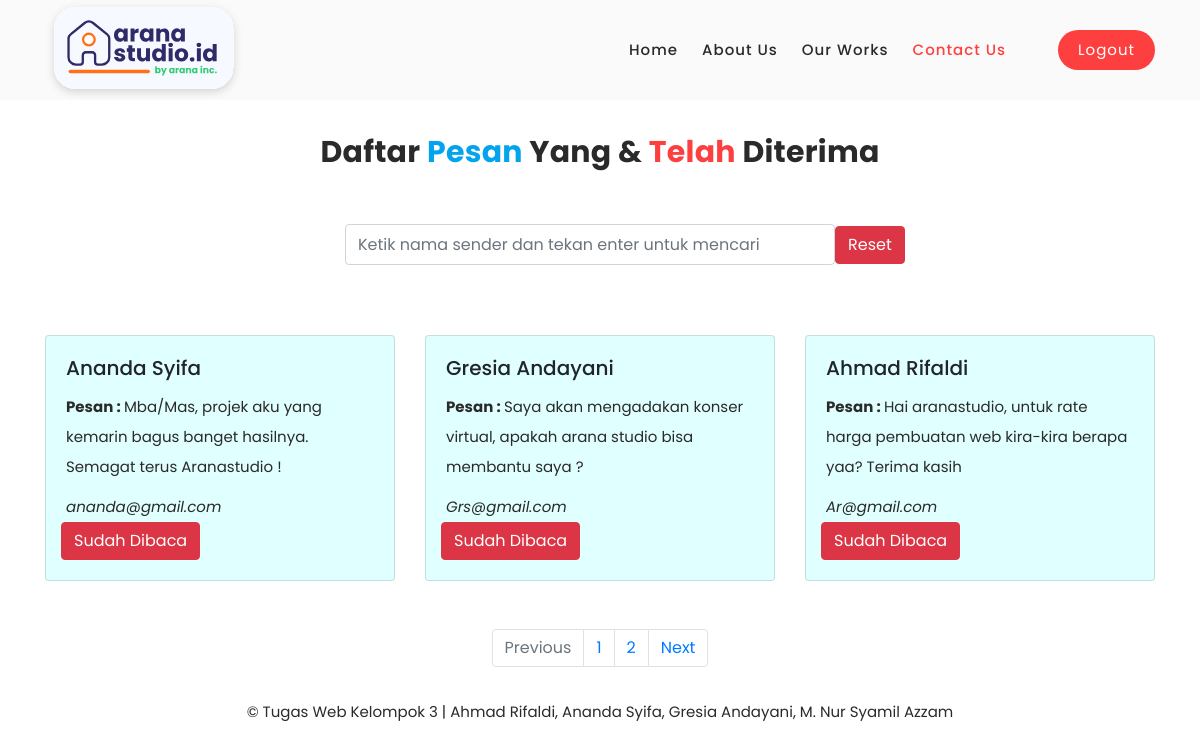
Screenshot of /a-contactus.php (signed in) with the database file from the repository.
### tables this page shows
CREATE TABLE `contact` (
  `id` int(11) NOT NULL,
  `nama` varchar(225) NOT NULL,
  `email` varchar(225) NOT NULL,
  `message` varchar(225) NOT NULL
);

### a-contactus.php (the view, shortened to what this page needs)
<!DOCTYPE html>
<html lang="en">
  <head>
<link rel="stylesheet" href="https://maxcdn.bootstrapcdn.com/bootstrap/4.0.0/css/bootstrap.min.css">
    <link href="vendor/bootstrap/css/bootstrap.min.css" rel="stylesheet">
    <link rel="stylesheet" href="assets/css/fontawesome.css">
    <link rel="stylesheet" href="assets/css/templatemo-space-dynamic.css">
    <link rel="stylesheet" href="assets/css/animated.css">
    <link rel="stylesheet" href="assets/css/owl.css">
     <link href ="http://codepen.io/vaibhavsingh97/full/VjRAXW" rel="stylesheet">
  </head>
<body>
  <header class="header-area header-sticky wow slideInDown" data-wow-duration="0.75s" data-wow-delay="0s">
    <div class="container">
      <div class="row">
        <div class="col-12">
          <nav class="main-nav">
            <a href="index.html" class="logo">
              <img src="assets/images/logo.svg" alt="team meeting">
            </a>
            <ul class="nav">
              <li class="scroll-to-section"><a href=index2.php>Home</a></li>
              <li class="scroll-to-section"><a href=index2.php#services >About Us</a></li>
              <li class="scroll-to-section"><a href=our-work.php>Our Works</a></li>
              <li class="scroll-to-section"><a href=a-contactus.php class="active">Contact Us</a></li>
              <li class="scroll-to-section"><div class="main-red-button"><a href="logout.php">Logout</a></div></li>
            </ul>
          </nav>
        </div>
      </div>
    </div>
  </header>
<div style="margin-top: 130px;" class="section-heading">
   <center><h2>Daftar <em> Pesan</em> Yang &amp; <span>Telah</span> Diterima</h2></center>
</div>
    <div class="container">
       <center>
           <form class="form-inline" >
             <div style="margin-top: 50px;margin-left: 300px;" class="form-group" >
              <input type="text" class="form-control" style="width:490px; height: 41px;"  id="KataKunci" name="KataKunci" placeholder="Ketik nama sender dan tekan enter untuk mencari" required="" value="<?php if (isset($_GET['KataKunci']))  echo $_GET['KataKunci']; ?>">
              <a href="a-contactus.php" class="btn btn-danger">Reset</a>
             </div>
          </form>  </center>
    <div class="row">
  <?php
        include "koneksi.php";
        $page = (isset($_GET['page']))? (int) $_GET['page'] :1;
        $kolomKataKunci=(isset($_GET['KataKunci']))? $_GET['KataKunci'] : "";
        $limit = 3;
        $limitStart = ($page - 1) * $limit;
        if($kolomKataKunci==""){
          $SqlQuery = mysqli_query($koneksi, "select * from contact limit $limitStart, $limit");
        }else{
          $SqlQuery = mysqli_query($koneksi, "select * from contact where nama like '%$kolomKataKunci%' limit $limitStart, $limit");
        }
        while($row = mysqli_fetch_array($SqlQuery)){
          ?>
        <div class="col justify-content-center d-flex">
          <div class="card" style="background-color: #E0FFFF;margin-top: 70px;width: 350px;">
              <div class="card-body">
                    <h5 class="card-title"><?php echo $row['nama'] ?></h5>
                      <p style="height: 100px;overflow: hidden; text-overflow: ellipsis;display: -webkit-box;-webkit-line-clamp: 4;line-clamp: 2; -webkit-box-orient: vertical;"class="card-text"><b>Pesan   : </b><?php echo $row['message'] ?></p>
                     <p class="card-text"><i> <?php echo $row['email'] ?></i></p>
                        <a style="margin-left: -5px; " class="btn btn-danger" href="hapusc.php?id=<?php echo $row ['id']; ?>">Sudah Dibaca</a>
                            </div>
                        </div>
                    </div>
      <?php
    }
    ?>
   </div>
    <div class="row mt-5">
        <div class="col">
            <nav aria-label="Page navigation example">
              <ul class="pagination justify-content-center">
      <?php
        if($page == 1){
      ?>
       <li class="page-item disabled">
        <span class="page-link">Previous</span>
        </li>
      <?php
        }
      ?>
      <?php
        if($kolomKataKunci==""){
          $SqlQuery = mysqli_query($koneksi, "SELECT * FROM contact");
        }else{
          $SqlQuery = mysqli_query($koneksi, "SELECT * FROM contact WHERE nama LIKE '%$kolomKataKunci%'");
        }
        $JumlahData = mysqli_num_rows($SqlQuery);
        $jumlahPage = ceil($JumlahData / $limit);
        $jumlahNumber = 1;
        $startNumber = ($page > $jumlahNumber)? $page - $jumlahNumber : 1;
        $endNumber = ($page < ($jumlahPage - $jumlahNumber))? $page + $jumlahNumber : $jumlahPage;
        for($i = $startNumber; $i <= $endNumber; $i++){
          $linkActive = ($page == $i)? ' class="active"' : '';
          if($kolomKataKunci==""){
      ?>
          <li class="page-item" <?php echo $linkActive; ?>><a class="page-link" href="a-contactus.php?page=<?php echo $i; ?>"><?php echo $i; ?></a></li>
      <?php
        }else{
          ?>
          <li class="page-item" <?php echo $linkActive; ?>><a class="page-link" href="a-contactus.php?Kolom=<?php echo nama?>&KataKunci=<?php echo $kolomKataKunci;?>&page=<?php echo $i; ?>"><?php echo $i; ?></a></li>
          <?php
        }
      }
      ?>
      <?php
       if($page == $jumlahPage){
      ?>
        <li class="page-item disabled">
                <span class="page-link">Next</span>
                </li>
      <?php
      }
      else{
        $linkNext = ($page < $jumlahPage)? $page + 1 : $jumlahPage;
       if($kolomKataKunci==""){
          ?>
            <li class="page-item"><a class="page-link" href="a-contactus.php?page=<?php echo $linkNext; ?>">Next</a></li>
       <?php
          }else{
        ?>
           <li class="page-item"><a class="page-link" href="a-contactus.php?Kolom=<?php echo nama;?>&KataKunci=<?php echo $kolomKataKunci;?>&page=<?php echo $linkNext; ?>">Next</a></li>
      <?php
        }
      }
      ?>
    </ul>
  </div>
</div>
</body>
  <footer>
    <div class="container">
      <div class="row">
        <div class="col-lg-12 wow fadeIn" data-wow-duration="1s" data-wow-delay="0.25s">
          <p>© Tugas Web Kelompok 3 | Ahmad Rifaldi, Ananda Syifa, Gresia Andayani, M. Nur Syamil Azzam</p>
        </div>
      </div>
    </div>
  </footer>
</body>
</html>

### assets/css/templatemo-space-dynamic.css (style rules this page uses)
html, body, div, span, applet, object, iframe, h1, h2, h3, h4, h5, h6, p, blockquote, div pre, a, abbr, acronym, address, big, cite, code, del, dfn, em, font, img, ins, kbd, q, s, samp, small, strike, strong, sub, sup, tt, var, b, u, i, center, dl, dt, dd, ol, ul, li, figure, header, nav, section, article, aside, footer, figcaption { margin: 0; padding: 0; border: 0; outline: 0; }
ul, li { padding: 0; margin: 0; list-style: none; }
header, nav, section, article, aside, footer, hgroup { display: block; }
* { box-sizing: border-box; }
html, body { font-family: 'Poppins', sans-serif; font-weight: 400; background-color: #fff; -ms-text-size-adjust: 100%; -webkit-font-smoothing: antialiased; -moz-osx-font-smoothing: grayscale; }
a { text-decoration: none !important; }
h1, h2, h3, h4, h5, h6 { margin-top: 0px; margin-bottom: 0px; }
ul { margin-bottom: 0px; }
p { font-size: 15px; line-height: 30px; color: #2a2a2a; }
img { width: 100%; overflow: hidden; }
html, body { background: #fff; font-family: 'Poppins', sans-serif; }
.section-heading h2 { font-size: 30px; text-transform: capitalize; color: #2a2a2a; font-weight: 700; letter-spacing: 0.25px; position: relative; z-index: 2; line-height: 44px; }
.section-heading h2 em { font-style: normal; color: #03a4ed; }
.section-heading h2 span { color: #fe3f40; }
.main-red-button a { display: inline-block; background-color: #fe3f40; font-size: 15px; font-weight: 400; color: #fff; text-transform: capitalize; padding: 12px 25px; border-radius: 23px; letter-spacing: 0.25px; }
.header-area { background-color: #fafafa; position: absolute; top: 0px; left: 0px; right: 0px; z-index: 100; height: 100px; -webkit-transition: all .5s ease 0s; -moz-transition: all .5s ease 0s; -o-transition: all .5s ease 0s; transition: all .5s ease 0s; }
.header-area .main-nav { min-height: 80px; background: transparent; }
.header-area .main-nav .logo { line-height: 100px; color: #fff; font-size: 24px; font-weight: 700; text-transform: uppercase; letter-spacing: 2px; float: left; -webkit-transition: all 0.3s ease 0s; -moz-transition: all 0.3s ease 0s; -o-transition: all 0.3s ease 0s; transition: all 0.3s ease 0s; }
.header-area .main-nav .nav { float: right; margin-top: 30px; margin-right: 0px; background-color: transparent; -webkit-transition: all 0.3s ease 0s; -moz-transition: all 0.3s ease 0s; -o-transition: all 0.3s ease 0s; transition: all 0.3s ease 0s; position: relative; z-index: 999; }
.header-area .main-nav .nav li { padding-left: 20px; padding-right: 20px; }
.header-area .main-nav .nav li:last-child { padding-right: 0px; padding-left: 40px; }
.header-area .main-nav .nav li:last-child a , .background-header .main-nav .nav li:last-child a { color: #fff !important; padding: 0px 20px; font-weight: 400; }
.header-area .main-nav .nav li a { display: block; font-weight: 500; font-size: 15px; color: #2a2a2a; text-transform: capitalize; -webkit-transition: all 0.3s ease 0s; -moz-transition: all 0.3s ease 0s; -o-transition: all 0.3s ease 0s; transition: all 0.3s ease 0s; height: 40px; line-height: 40px; border: transparent; letter-spacing: 1px; }
.header-area .main-nav .nav li a { color: #2a2a2a; }
.header-area .main-nav .nav li:hover a, .header-area .main-nav .nav li a.active { color: #fe3f40!important; }
.header-area.header-sticky { min-height: 80px; }
.header-area .nav { margin-top: 30px; }
.header-area.header-sticky .nav li a.active { color: #fe3f40; }
@media (max-width: 1200px) { .header-area .main-nav .nav li { padding-left: 12px; padding-right: 12px; } }
@media (max-width: 1200px) { .header-area .main-nav:before { display: none; } }
@media (min-width: 767px) { .header-area .main-nav .nav { display: flex !important; } }
footer p { text-align: center; margin: 30px 0px 45px 0px; }

### rows the page displays
contact: nama "Ananda Syifa", message "Mba/Mas, projek aku yang kemarin bagus banget hasilnya. Semagat terus Aranastudio !", email "ananda@gmail.com"
contact: nama "Gresia Andayani", message "Saya akan mengadakan konser virtual, apakah arana studio bisa membantu saya ?", email "Grs@gmail.com"
contact: nama "Ahmad Rifaldi", message "Hai aranastudio, untuk rate harga pembuatan web kira-kira berapa yaa? Terima kasih", email "Ar@gmail.com"
